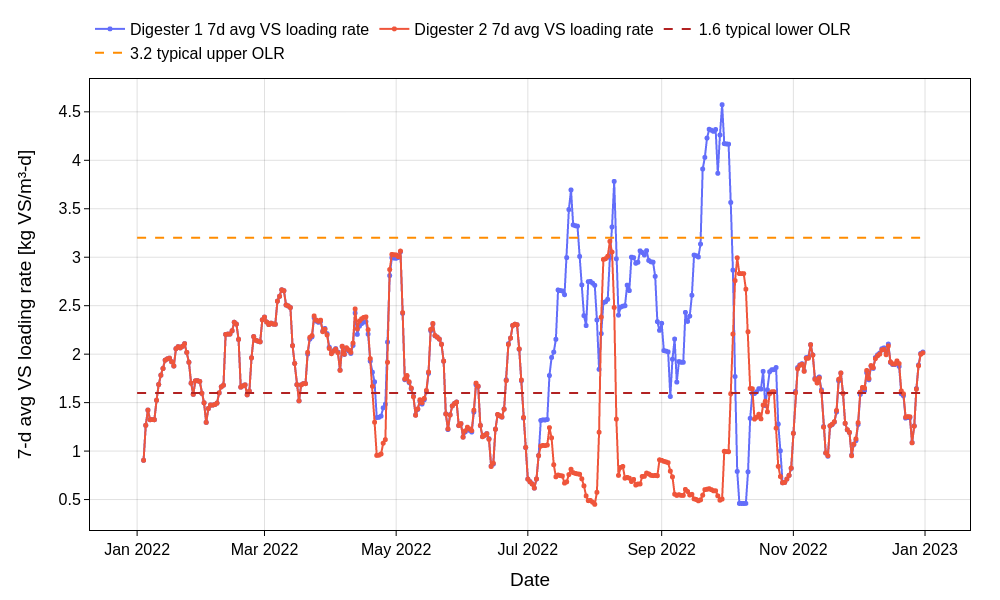

Write Python code to recreate this figure.
# filename: muscatine_wrrf_digesters_2022_vs_loading_7d_avg.py
import pandas as pd
import numpy as np
import plotly.graph_objects as go

file_name = "muscatine_wrrf_digesters_2022.xlsx"
base_name = "muscatine_wrrf_digesters_2022_vs_loading_7d_avg"

# Load workbook
xls = pd.ExcelFile(file_name)
if "daily_data" not in xls.sheet_names:
    raise ValueError("Sheet 'daily_data' not found in workbook.")

df = pd.read_excel(xls, sheet_name="daily_data")

required_cols = [
    "Year", "Month", "Day",
    "V-TWAS_m3d", "V-PS_m3d", "V-HSW_m3d",
    "TWAS-VS_percent", "PS-VS_percent", "HSW-VS_percent"
]
missing = [c for c in required_cols if c not in df.columns]
if missing:
    raise ValueError(f"Missing required columns: {missing}")

hsw_d1_col = "HSW-Dig1-portion_pct"
hsw_d2_col = "HSW2-Dig2-portion_pct"
has_hsw_d1 = hsw_d1_col in df.columns
has_hsw_d2 = hsw_d2_col in df.columns

# Build proper datetime
df["Date"] = pd.to_datetime(
    dict(year=df["Year"], month=df["Month"], day=df["Day"]),
    errors="coerce"
)

def compute_hsw_fractions(row):
    p1 = row[hsw_d1_col] if has_hsw_d1 else np.nan
    p2 = row[hsw_d2_col] if has_hsw_d2 else np.nan

    if pd.isna(p1) and pd.isna(p2):
        return 0.5, 0.5
    if pd.isna(p1) and not pd.isna(p2):
        f2 = float(p2) / 100.0
        f1 = 1.0 - f2
        return f1, f2
    if not pd.isna(p1) and pd.isna(p2):
        f1 = float(p1) / 100.0
        f2 = 1.0 - f1
        return f1, f2

    f1 = float(p1) / 100.0
    f2 = float(p2) / 100.0
    s = f1 + f2
    if pd.isna(s) or s <= 0:
        return 0.5, 0.5
    if abs(s - 1.0) <= 0.01:
        return f1, f2
    return f1 / s, f2 / s

def safe_num(x):
    return 0.0 if pd.isna(x) else float(x)

# Calculate daily VS loading rate to each digester
vs_d1_list = []
vs_d2_list = []

for _, row in df.iterrows():
    twas_m3d = safe_num(row["V-TWAS_m3d"])
    ps_m3d = safe_num(row["V-PS_m3d"])
    hsw_m3d = safe_num(row["V-HSW_m3d"])

    twas_vs = safe_num(row["TWAS-VS_percent"]) / 100.0
    ps_vs = safe_num(row["PS-VS_percent"]) / 100.0
    hsw_vs = safe_num(row["HSW-VS_percent"]) / 100.0

    f1, f2 = compute_hsw_fractions(row)

    # Split flows
    twas_to_d1 = 0.5 * twas_m3d
    twas_to_d2 = 0.5 * twas_m3d
    ps_to_d1 = 0.5 * ps_m3d
    ps_to_d2 = 0.5 * ps_m3d
    hsw_to_d1 = hsw_m3d * f1
    hsw_to_d2 = hsw_m3d * f2

    # kg VS/d = m3/d * 1000 kg/m3 * VS fraction
    vs_twas_d1 = twas_to_d1 * 1000.0 * twas_vs
    vs_twas_d2 = twas_to_d2 * 1000.0 * twas_vs
    vs_ps_d1 = ps_to_d1 * 1000.0 * ps_vs
    vs_ps_d2 = ps_to_d2 * 1000.0 * ps_vs
    vs_hsw_d1 = hsw_to_d1 * 1000.0 * hsw_vs
    vs_hsw_d2 = hsw_to_d2 * 1000.0 * hsw_vs

    vs_d1 = vs_twas_d1 + vs_ps_d1 + vs_hsw_d1
    vs_d2 = vs_twas_d2 + vs_ps_d2 + vs_hsw_d2

    olr_d1 = vs_d1 / 1625.0
    olr_d2 = vs_d2 / 1625.0

    vs_d1_list.append(olr_d1)
    vs_d2_list.append(olr_d2)

df["Digester 1 daily VS loading rate [kgVS/m3-d]"] = vs_d1_list
df["Digester 2 daily VS loading rate [kgVS/m3-d]"] = vs_d2_list

plot_df = df.loc[
    :, ["Date", "Digester 1 daily VS loading rate [kgVS/m3-d]", "Digester 2 daily VS loading rate [kgVS/m3-d]"]
].copy()
plot_df = plot_df.sort_values("Date").reset_index(drop=True)

# 7-day trailing rolling average (window=7, min_periods=4)
plot_df["Digester 1 7d avg VS loading rate [kgVS/m3-d]"] = (
    plot_df["Digester 1 daily VS loading rate [kgVS/m3-d]"]
    .rolling(window=7, min_periods=4)
    .mean()
)
plot_df["Digester 2 7d avg VS loading rate [kgVS/m3-d]"] = (
    plot_df["Digester 2 daily VS loading rate [kgVS/m3-d]"]
    .rolling(window=7, min_periods=4)
    .mean()
)

# Save CSV with exactly requested columns
csv_df = plot_df.rename(columns={"Date": "Date [YYYY-MM-DD]"})
csv_df["Date [YYYY-MM-DD]"] = csv_df["Date [YYYY-MM-DD]"].dt.strftime("%Y-%m-%d")
csv_df = csv_df[
    [
        "Date [YYYY-MM-DD]",
        "Digester 1 7d avg VS loading rate [kgVS/m3-d]",
        "Digester 2 7d avg VS loading rate [kgVS/m3-d]",
    ]
]
csv_file = f"{base_name}.csv"
csv_df.to_csv(csv_file, index=False)

# Create chart
fig = go.Figure()

fig.add_trace(go.Scatter(
    x=plot_df["Date"],
    y=plot_df["Digester 1 7d avg VS loading rate [kgVS/m3-d]"],
    mode="lines+markers",
    name="Digester 1 7d avg VS loading rate",
    line=dict(width=2),
    marker=dict(size=5)
))

fig.add_trace(go.Scatter(
    x=plot_df["Date"],
    y=plot_df["Digester 2 7d avg VS loading rate [kgVS/m3-d]"],
    mode="lines+markers",
    name="Digester 2 7d avg VS loading rate",
    line=dict(width=2),
    marker=dict(size=5)
))

x0 = plot_df["Date"].min()
x1 = plot_df["Date"].max()

fig.add_trace(go.Scatter(
    x=[x0, x1],
    y=[1.6, 1.6],
    mode="lines",
    name="1.6 typical lower OLR",
    line=dict(color="firebrick", width=2, dash="dash"),
    hoverinfo="skip"
))

fig.add_trace(go.Scatter(
    x=[x0, x1],
    y=[3.2, 3.2],
    mode="lines",
    name="3.2 typical upper OLR",
    line=dict(color="darkorange", width=2, dash="dash"),
    hoverinfo="skip"
))

fig.update_layout(
    template="plotly_white",
    title=None,
    font=dict(size=16, color="black"),
    legend=dict(
        orientation="h",
        yanchor="bottom",
        y=1.02,
        xanchor="left",
        x=0
    ),
    margin=dict(l=90, r=30, t=30, b=70),
    width=1000,
    height=600
)

fig.update_xaxes(
    title_text="Date",
    showgrid=True,
    gridcolor="rgba(0,0,0,0.12)",
    showline=True,
    linecolor="black",
    mirror=True,
    ticks="outside",
    tickcolor="black",
    rangeslider_visible=False
)

fig.update_yaxes(
    title_text="7-d avg VS loading rate [kg VS/m³-d]",
    showgrid=True,
    gridcolor="rgba(0,0,0,0.12)",
    showline=True,
    linecolor="black",
    mirror=True,
    ticks="outside",
    tickcolor="black"
)

html_file = f"{base_name}.html"
png_file = f"{base_name}.png"

fig.write_html(html_file, include_plotlyjs="cdn", full_html=True, config={"responsive": True})
fig.write_image(png_file, width=1000, height=600, engine="kaleido")

print(f"Created file: {csv_file}")
print(f"Created file: {html_file}")
print(f"Created file: {png_file}")
print("Created file: muscatine_wrrf_digesters_2022_vs_loading_7d_avg.py")
